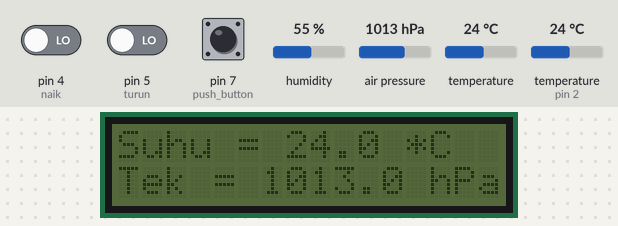
A sketch run on a simulated Arduino Uno, built with avr-gcc and run on an emulated ATmega328P. Parts: 16×2 character LCD. The test bench sets the inputs (shaded band); at power-on: pin 7 (push_button) LOW, pin 4 (naik) LOW, air pressure 1013 hPa, pin 5 (turun) LOW, humidity 55 %, temperature 24 °C, temperature (sensor on pin 2) 24 °C.

Above: at 1.2 s.
1.3 s: pin 7 (push_button) pulled HIGH for 3.2 s
At 5.5 s:
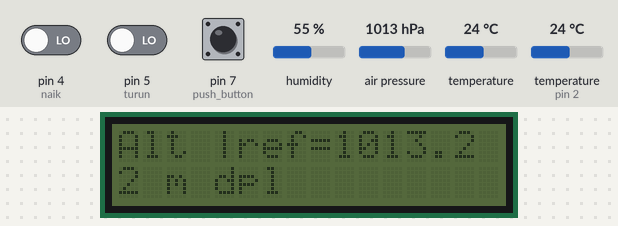
6.0 s: pin 4 (naik) driven HIGH
At 6.26 s:
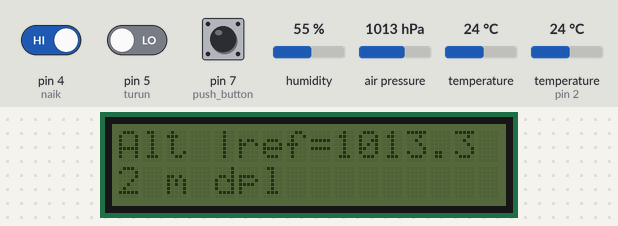
7.6 s: air pressure set to 952 hPa
At 7.97 s:
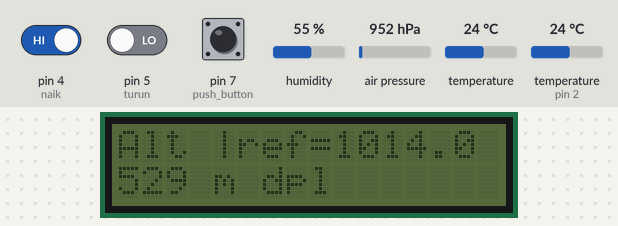
10.7 s: pin 5 (turun) driven HIGH
At 10.91 s:
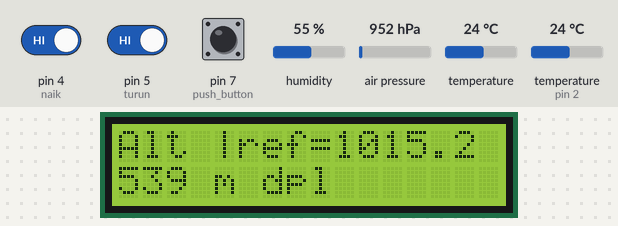
13.7 s: pin 7 (push_button) pulled HIGH for 0.3 s
At 15.1 s:
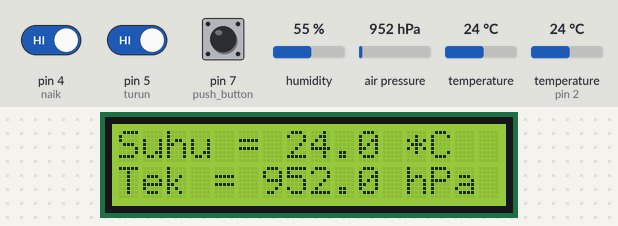
17.1 s: pin 7 (push_button) pulled HIGH for 1 s
At 17.9 s:
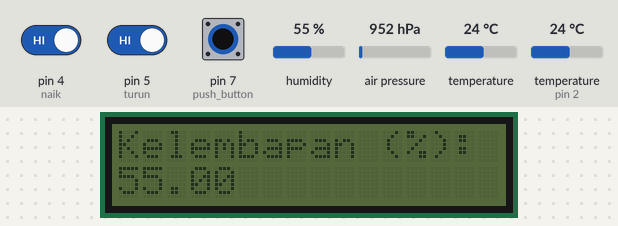

The sketch:

Environment_indicator.ino
```cpp
#include <Adafruit_BMP280.h>
#include <Wire.h>
#include <LiquidCrystal_I2C.h>
#include <dht11.h>

#define DHT11PIN 2
#define BMP_SCK  (13)
#define BMP_MISO (12)
#define BMP_MOSI (11)
#define BMP_CS   (10)
int pencet = 0;
double ref = 1013.2; //Sebagai tekanan referensi di permukaan laut untuk altimeter
bool backlight = false;

Adafruit_BMP280 bmp; // I2C
//Adafruit_BMP280 bmp(BMP_CS); // hardware SPI
//Adafruit_BMP280 bmp(BMP_CS, BMP_MOSI, BMP_MISO,  BMP_SCK);

LiquidCrystal_I2C lcd(0x27,  16, 2);
dht11 DHT11;

void setup() {
  Serial.begin(9600);
  lcd.begin();
  lcd.noBacklight();

  //if (!bmp.begin(BMP280_ADDRESS_ALT, BMP280_CHIPID)) {
  if (!bmp.begin(0x76)) {
    Serial.println(F("Could not find a valid BMP280 sensor, check wiring or "
                      "try a different address!"));
    while (1) delay(10);
  }

  /* Default settings from datasheet. */
  bmp.setSampling(Adafruit_BMP280::MODE_FORCED,     /* Operating Mode. */
                  Adafruit_BMP280::SAMPLING_X2,     /* Temp. oversampling */
                  Adafruit_BMP280::SAMPLING_X16,    /* Pressure oversampling */
                  Adafruit_BMP280::FILTER_X16,      /* Filtering. */
                  Adafruit_BMP280::STANDBY_MS_500); /* Standby time. */
}

void loop() {
  cek_push_button();
  if(pencet == 0){
    terpencet();
    }
  else if(pencet==1){
    notpencet();
  }else if(pencet==2){
    notpencet_2();
  }

  backlek();
  if(backlight == true){
    lcd.backlight();
  }else{
    lcd.noBacklight();
  }
}

void terpencet(){
  if (bmp.takeForcedMeasurement()) {
    // can now print out the new measurements
    lcd.setCursor(0,0);
    lcd.print("Suhu = ");
    lcd.print(bmp.readTemperature(),1);
    lcd.print(" *C");

    lcd.setCursor(0,1);
    lcd.print("Tek = ");
    lcd.print(bmp.readPressure()/100,1);
    lcd.print(" hPa");

    delay(500);
    } else {
      Serial.println("Forced measurement failed!");
  }

}

void notpencet(){
  //untuk menu kedua
  int chk = DHT11.read(DHT11PIN);

  lcd.setCursor(0,0);
  lcd.print("Kelembapan (%): ");
  lcd.setCursor(0,1);
  lcd.print((float)DHT11.humidity, 2);
  delay(500);

}

void notpencet_2(){ //altitude
  if (bmp.takeForcedMeasurement()){
    tek_referensi();
    lcd.setCursor(0,0);
    lcd.print("Alt |ref=");
    lcd.print(ref,1);
    lcd.setCursor(0,1);
    lcd.print(bmp.readAltitude(ref),0);
    lcd.print(" m dpl");
  }
  delay(200);
}

void cek_push_button() {
  const int push_button = 7;
  bool tanda = false;
  if (pencet == 0) { // If pencet is false
    if (digitalRead(push_button) == HIGH) { // If the button is not pressed
      if(tanda==false){
        pencet = 1; // Set pencet to true
        lcd.clear();
        tanda = true;
        delay(200);
    }}
  }if(pencet == 1) { // If pencet is true
    if (digitalRead(push_button) == HIGH) { // If the button is not pressed
      if(tanda ==false){
        pencet = 2; // Set pencet to false
        lcd.clear();
        tanda = true;
        delay(200);
    }}
  }else{
    if (digitalRead(push_button) == HIGH){
      if(tanda == false){
        pencet = 0;
        lcd.clear();
        tanda = true;
        delay(200);
    }}
  }
  }

  void tek_referensi(){
    const int naik = 4;  //pushbutton untuk menaikkan tekanan referensi pada digital pin nomor 4
    const int turun = 5;  //pushbutton untuk menurunkan tekanan referensi pada digital pin no 5

    if(digitalRead(naik) == HIGH){
      lcd.clear();
        ref = ref+0.1;
        lcd.print(ref,1);
        delay(10);
      }

    else if(digitalRead(turun) == HIGH){
      lcd.clear();
        ref = ref - 0.1;
        lcd.print(ref,1);
        delay(10);
      }
  }

  void backlek(){
    const int naik = 4;  //pushbutton untuk menaikkan tekanan referensi pada digital pin nomor 4
    const int turun = 5;  //pushbutton untuk menurunkan tekanan referensi pada digital pin no 5
    if(digitalRead(naik) == HIGH & digitalRead(turun) == HIGH){
      if(backlight == false){
        backlight = true;
      }else{
        backlight = false;
      }
    }
  }
```

Measured:
- after the input at 1.3 s, the display: first changes after 0.37 s (image 1 shows a later state)
- after the input at 6.0 s, the display: first changes after 0.11 s (image 2 shows a later state)
- after the input at 10.7 s, the display: changes after 0.09 s (image 4)
- after the input at 13.7 s, the display: first differs from a run without the input after 0.24 s (image 5 shows a later state)
- after the input at 17.1 s, the display: first differs from a run without the input after 0.24 s (image 6 shows a later state)
- what the display in image 5 shows lasts 0.5 s, from 14.7 s to 15.2 s
